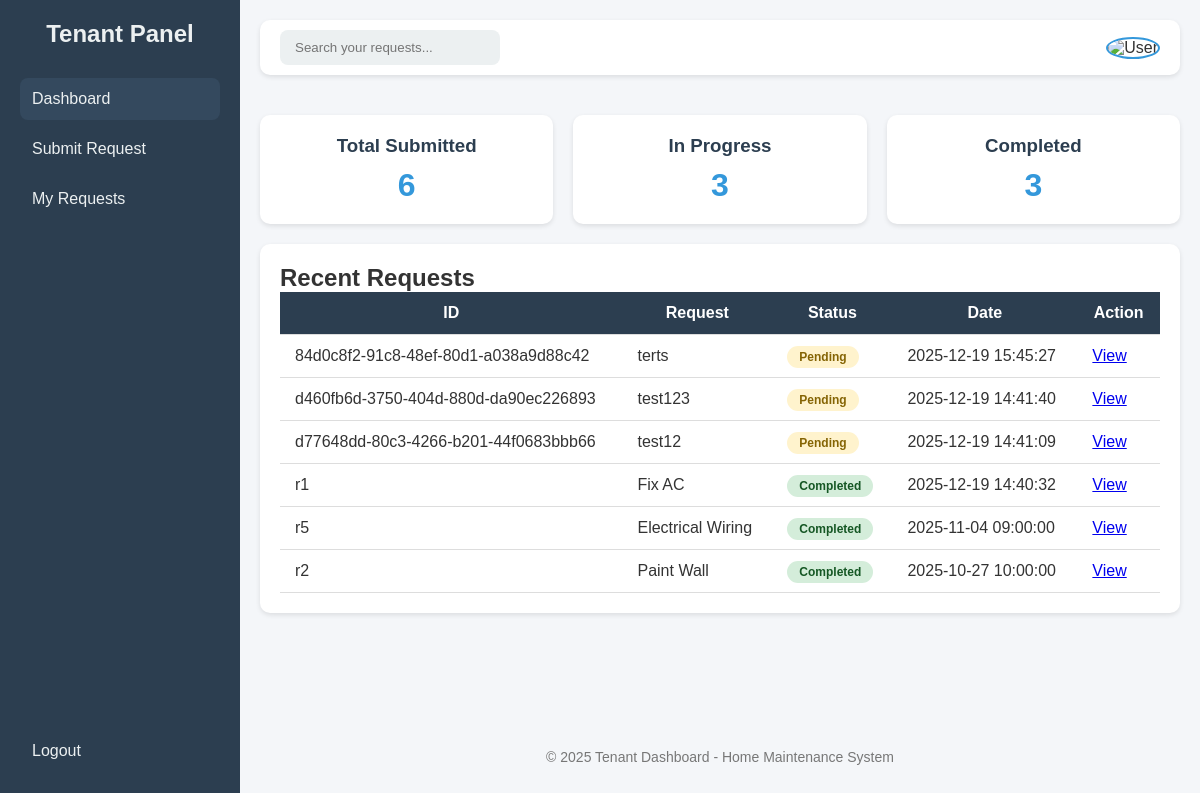
The app's page /tenant/dashboard (signed in) with its own data.
### tables this page shows
CREATE TABLE requests (
        id TEXT PRIMARY KEY,
        title TEXT,
        description TEXT,
        status TEXT,
        assigned_to TEXT,
        date TEXT,
        user_id TEXT,
        FOREIGN KEY(user_id) REFERENCES users(id),
        FOREIGN KEY(assigned_to) REFERENCES users(id)
    );

### app.py (the view)
@app.route('/tenant/dashboard')
@Role_Authentication(["tenant"])
def tenant_dashboard():
    tenant_id = session.get('User_id')
    search = request.args.get('search', '')
    conn = get_db_connection()
    total = conn.execute(
        "SELECT COUNT(*) FROM requests WHERE user_id = ?", (tenant_id,)
    ).fetchone()[0]
    in_progress = conn.execute(
        "SELECT COUNT(*) FROM requests WHERE user_id = ? AND status IN ('Pending', 'In Progress')", (tenant_id,)
    ).fetchone()[0]
    completed = conn.execute(
        "SELECT COUNT(*) FROM requests WHERE user_id = ? AND status='Completed'", (tenant_id,)
    ).fetchone()[0]
    query = "SELECT id, title, status, date FROM requests WHERE user_id = ?"
    params = [tenant_id]
    if search:
        query += " AND title LIKE ?"
        params.append(f'%{search}%')
    query += " ORDER BY date DESC LIMIT 10"
    recent = conn.execute(query, params).fetchall()
    conn.close()
    return render_template('tenant_dashboard.html', total=total, in_progress=in_progress,
                           completed=completed, recent=recent, search=search)

### app.py (called while the page is built)
def get_db_connection():
    conn = sqlite3.connect(DB_NAME)
    conn.row_factory = sqlite3.Row
    return conn

def Role_Authentication(allowed_roles):
    def decorator(f):
        @wraps(f)
        def decorated_function(*args, **Kwargs):
            if 'role' not in session:
                flash('Access denied. Please log in.')
                return redirect(url_for("login"))
            if session['role'] not in allowed_roles:
                flash('Access denied. Insufficient privileges.')
                return redirect(url_for("dashboard"))
            return f(*args, **Kwargs)
        return decorated_function
    return decorator

### templates/tenant_dashboard.html (shortened to what this page needs)
<!DOCTYPE html>
<html lang="en">
<head>
</head>
<body>
    <div class="sidebar">
        <div>
            <h2>Tenant Panel</h2>
            <a href="{{ url_for('tenant_dashboard') }}" class="active">Dashboard</a>
            <a href="{{ url_for('submit_request') }}">Submit Request</a>
            <a href="{{ url_for('tenant_all_requests') }}">My Requests</a>
        </div>
        <div>
            <a href="{{ url_for('logout') }}">Logout</a>
        </div>
    </div>
    <div class="main">
        <div class="top-bar">
            <form action="{{ url_for('tenant_dashboard') }}" method="GET" class="search-bar">
                <input type="text" name="search" placeholder="Search your requests..." value="{{ search }}">
            </form>
            <div class="user-actions">
                <img src="https://cdn-icons-png.flaticon.com/512/847/847969.png" alt="User" class="user-logo" />
            </div>
        </div>
        <div class="stats">
            <div class="card">
                <h3>Total Submitted</h3>
                <p>{{ total }}</p>
            </div>
            <div class="card">
                <h3>In Progress</h3>
                <p>{{ in_progress }}</p>
            </div>
            <div class="card">
                <h3>Completed</h3>
                <p>{{ completed }}</p>
            </div>
        </div>
        <div class="content-section">
            <h2>Recent Requests</h2>
            <table>
                <thead>
                    <tr>
                        <th>ID</th>
                        <th>Request</th>
                        <th>Status</th>
                        <th>Date</th>
                        <th>Action</th>
                    </tr>
                </thead>
                <tbody>
                    {% if recent %}
                        {% for req in recent %}
                        <tr>
                            <td>{{ req.id }}</td>
                            <td>{{ req.title }}</td>
                            <td>
                                {% if req.status == "Pending" %}
                                    <span class="status-badge status-pending">Pending</span>
                                {% elif req.status == "Completed" %}
                                    <span class="status-badge status-completed">Completed</span>
                                {% else %}
                                    <span class="status-badge status-in-progress">In Progress</span>
                                {% endif %}
                            </td>
                            <td>{{ req.date }}</td>
                            <td>
                                <a href="{{ url_for('view_single_request', req_id=req.id) }}">View</a>
                            </td>
                        </tr>
                        {% endfor %}
                    {% else %}
                        <tr>
                            <td colspan="5" style="text-align:center; color:#888;">No requests found.</td>
                        </tr>
                    {% endif %}
                </tbody>
            </table>
        </div>
        <footer>
            <p>&copy; 2025 Tenant Dashboard - Home Maintenance System</p>
        </footer>
    </div>
</body>
</html>

### templates/tenant_dashboard.html (style rules this page uses)
* { margin: 0; padding: 0; box-sizing: border-box; }
body { font-family: Arial, sans-serif; display: flex; background: #f4f6f9; min-height: 100vh; color: #333; }
.sidebar { width: 240px; background: #2c3e50; color: #fff; display: flex; flex-direction: column; justify-content: space-between; padding: 20px; }
.sidebar h2 { text-align: center; margin-bottom: 30px; color: #ecf0f1; }
.sidebar a { color: #ecf0f1; text-decoration: none; padding: 12px; border-radius: 8px; display: block; margin: 8px 0; transition: 0.3s; }
.sidebar a:hover, .sidebar a.active { background: #34495e; }
.main { flex: 1; display: flex; flex-direction: column; padding: 20px; }
.top-bar { display: flex; justify-content: space-between; align-items: center; background: #fff; padding: 10px 20px; border-radius: 10px; box-shadow: 0 2px 5px rgba(0,0,0,0.1); margin-bottom: 20px; }
.search-bar { display: flex; align-items: center; background: #ecf0f1; border-radius: 8px; padding: 5px 10px; }
.search-bar input { border: none; outline: none; background: none; padding: 5px; width: 200px; }
.user-logo { width: 40px; height: 40px; border-radius: 50%; cursor: pointer; border: 2px solid #3498db; }
.stats { display: flex; gap: 20px; margin: 20px 0; }
.card { flex: 1; background: #fff; padding: 20px; border-radius: 10px; box-shadow: 0 2px 5px rgba(0,0,0,0.1); text-align: center; }
.card h3 { color: #2c3e50; margin-bottom: 10px; }
.card p { font-size: 32px; font-weight: bold; color: #3498db; }
.content-section { background: #fff; padding: 20px; border-radius: 10px; box-shadow: 0 2px 5px rgba(0,0,0,0.1); }
table { width: 100%; border-collapse: collapse; }
th, td { padding: 12px 15px; border-bottom: 1px solid #ddd; }
th { background: #2c3e50; color: #fff; }
.status-badge { padding: 4px 12px; border-radius: 12px; font-size: 12px; font-weight: bold; }
.status-pending { background: #fff3cd; color: #856404; }
.status-completed { background: #d4edda; color: #155724; }
footer { text-align: center; margin-top: auto; padding: 15px; font-size: 14px; color: #777; }

### records on screen
requests: id "84d0c8f2-91c8-48ef-80d1-a038a9d88c42", title "terts", status "Pending", date "2025-12-19 15:45:27"
requests: id "d460fb6d-3750-404d-880d-da90ec226893", title "test123", status "Pending", date "2025-12-19 14:41:40"
requests: id "d77648dd-80c3-4266-b201-44f0683bbb66", title "test12", status "Pending", date "2025-12-19 14:41:09"
requests: id "r1", title "Fix AC", status "Completed", date "2025-12-19 14:40:32"
requests: id "r5", title "Electrical Wiring", status "Completed", date "2025-11-04 09:00:00"
requests: id "r2", title "Paint Wall", status "Completed", date "2025-10-27 10:00:00"

### other values on screen
{{ total }} "6"
{{ in_progress }} "3"
{{ completed }} "3"
